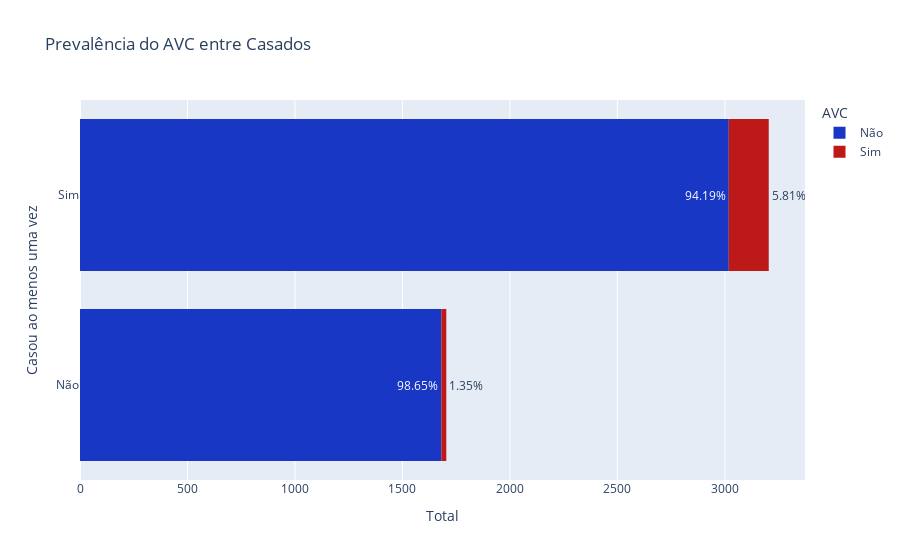

Write notebook code for a chart like this one.
### Markdown cell above
##### Casados

### Code cell
df_copy['ever_married'] = df_copy['ever_married'].replace({'Yes': 'Sim', 'No': 'Não'})

custom_colors = ['#1837c4', '#bd1919'] 

dfm=df_copy.groupby(['ever_married','stroke']).count().reset_index()
dfm['count'] = dfm['id']
dfm['percentual'] = df_copy.groupby(['ever_married','stroke']).size().groupby(level=0).apply(lambda x: 100 * x/float(x.sum())).values

fig = px.bar(dfm, y="ever_married", x='count',  color="stroke", orientation="h", hover_name="stroke",
             text=dfm['percentual'].apply(lambda x: '{0:1.2f}%'.format(x)),
             color_discrete_map={
                "Sim": "#bd1919",
                "Não": "#1837c4"},
             labels={
                     "stroke": "AVC",
                     "count": "Total",
                     "text": "Percentual",
                     "ever_married": "Casou ao menos uma vez"},   
             title="Prevalência do AVC entre Casados")

fig.update_traces(dict(marker_line_width=0))
fig.update_traces(textposition='outside')



fig.show()

### Figure 1 — Plotly figure (JSON) as saved in the notebook; plotly's stock layout.template omitted (floating-point values rounded to 4 significant figures)
{"data": [{"alignmentgroup": "True", "hovertemplate": "<b>%{hovertext}</b><br><br>AVC=Não<br>Total=%{x}<br>Casou ao menos uma vez=%{y}<br>Percentual=%{text}<extra></extra>", "hovertext": ["Não", "Não"], "legendgroup": "Não", "marker": {"color": "#1837c4", "line": {"width": 0}, "pattern": {"shape": ""}}, "name": "Não", "offsetgroup": "Não", "orientation": "h", "showlegend": true, "text": ["98.65%", "94.19%"], "textposition": "outside", "type": "bar", "x": [1681, 3018], "xaxis": "x", "y": ["Não", "Sim"], "yaxis": "y"}, {"alignmentgroup": "True", "hovertemplate": "<b>%{hovertext}</b><br><br>AVC=Sim<br>Total=%{x}<br>Casou ao menos uma vez=%{y}<br>Percentual=%{text}<extra></extra>", "hovertext": ["Sim", "Sim"], "legendgroup": "Sim", "marker": {"color": "#bd1919", "line": {"width": 0}, "pattern": {"shape": ""}}, "name": "Sim", "offsetgroup": "Sim", "orientation": "h", "showlegend": true, "text": ["1.35%", "5.81%"], "textposition": "outside", "type": "bar", "x": [23, 186], "xaxis": "x", "y": ["Não", "Sim"], "yaxis": "y"}], "layout": {"barmode": "relative", "legend": {"title": {"text": "AVC"}, "tracegroupgap": 0}, "title": {"text": "Prevalência do AVC entre Casados"}, "xaxis": {"anchor": "y", "domain": [0, 1], "title": {"text": "Total"}}, "yaxis": {"anchor": "x", "domain": [0, 1], "title": {"text": "Casou ao menos uma vez"}}}}
